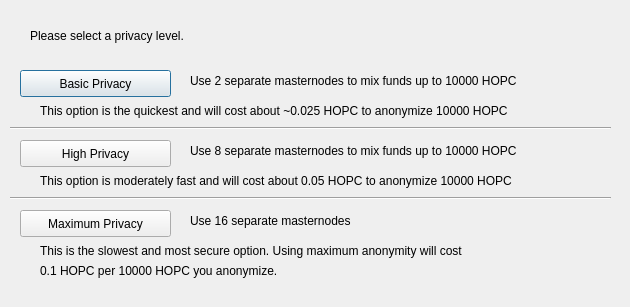
<?xml version="1.0" encoding="UTF-8"?>
<ui version="4.0">
 <class>DarksendConfig</class>
 <widget class="QDialog" name="DarksendConfig">
  <property name="geometry">
   <rect>
    <x>0</x>
    <y>0</y>
    <width>630</width>
    <height>307</height>
   </rect>
  </property>
  <property name="windowTitle">
   <string>Configure Darksend</string>
  </property>
  <widget class="QPushButton" name="buttonBasic">
   <property name="geometry">
    <rect>
     <x>20</x>
     <y>70</y>
     <width>151</width>
     <height>27</height>
    </rect>
   </property>
   <property name="text">
    <string>Basic Privacy</string>
   </property>
  </widget>
  <widget class="QPushButton" name="buttonHigh">
   <property name="geometry">
    <rect>
     <x>20</x>
     <y>140</y>
     <width>151</width>
     <height>27</height>
    </rect>
   </property>
   <property name="text">
    <string>High Privacy</string>
   </property>
  </widget>
  <widget class="QPushButton" name="buttonMax">
   <property name="geometry">
    <rect>
     <x>20</x>
     <y>210</y>
     <width>151</width>
     <height>27</height>
    </rect>
   </property>
   <property name="text">
    <string>Maximum Privacy</string>
   </property>
  </widget>
  <widget class="QLabel" name="label">
   <property name="geometry">
    <rect>
     <x>30</x>
     <y>20</y>
     <width>571</width>
     <height>31</height>
    </rect>
   </property>
   <property name="text">
    <string>Please select a privacy level.</string>
   </property>
  </widget>
  <widget class="QLabel" name="label_2">
   <property name="geometry">
    <rect>
     <x>190</x>
     <y>70</y>
     <width>421</width>
     <height>21</height>
    </rect>
   </property>
   <property name="text">
    <string>Use 2 separate masternodes to mix funds up to 10000 HOPC</string>
   </property>
  </widget>
  <widget class="QLabel" name="label_3">
   <property name="geometry">
    <rect>
     <x>190</x>
     <y>140</y>
     <width>411</width>
     <height>21</height>
    </rect>
   </property>
   <property name="text">
    <string>Use 8 separate masternodes to mix funds up to 10000 HOPC</string>
   </property>
  </widget>
  <widget class="QLabel" name="label_4">
   <property name="geometry">
    <rect>
     <x>190</x>
     <y>210</y>
     <width>421</width>
     <height>21</height>
    </rect>
   </property>
   <property name="text">
    <string>Use 16 separate masternodes</string>
   </property>
  </widget>
  <widget class="QLabel" name="label_6">
   <property name="geometry">
    <rect>
     <x>40</x>
     <y>100</y>
     <width>561</width>
     <height>21</height>
    </rect>
   </property>
   <property name="text">
    <string>This option is the quickest and will cost about ~0.025 HOPC to anonymize 10000 HOPC</string>
   </property>
  </widget>
  <widget class="QLabel" name="label_7">
   <property name="geometry">
    <rect>
     <x>40</x>
     <y>170</y>
     <width>561</width>
     <height>21</height>
    </rect>
   </property>
   <property name="text">
    <string>This option is moderately fast and will cost about 0.05 HOPC to anonymize 10000 HOPC</string>
   </property>
  </widget>
  <widget class="QLabel" name="label_8">
   <property name="geometry">
    <rect>
     <x>40</x>
     <y>240</y>
     <width>561</width>
     <height>21</height>
    </rect>
   </property>
   <property name="text">
    <string>This is the slowest and most secure option. Using maximum anonymity will cost</string>
   </property>
  </widget>
  <widget class="QLabel" name="label_9">
   <property name="geometry">
    <rect>
     <x>40</x>
     <y>260</y>
     <width>561</width>
     <height>21</height>
    </rect>
   </property>
   <property name="text">
    <string>0.1 HOPC per 10000 HOPC you anonymize.</string>
   </property>
  </widget>
  <widget class="Line" name="line">
   <property name="geometry">
    <rect>
     <x>10</x>
     <y>120</y>
     <width>601</width>
     <height>16</height>
    </rect>
   </property>
   <property name="orientation">
    <enum>Qt::Horizontal</enum>
   </property>
  </widget>
  <widget class="Line" name="line_2">
   <property name="geometry">
    <rect>
     <x>10</x>
     <y>190</y>
     <width>601</width>
     <height>16</height>
    </rect>
   </property>
   <property name="orientation">
    <enum>Qt::Horizontal</enum>
   </property>
  </widget>
 </widget>
 <resources/>
 <connections/>
</ui>
